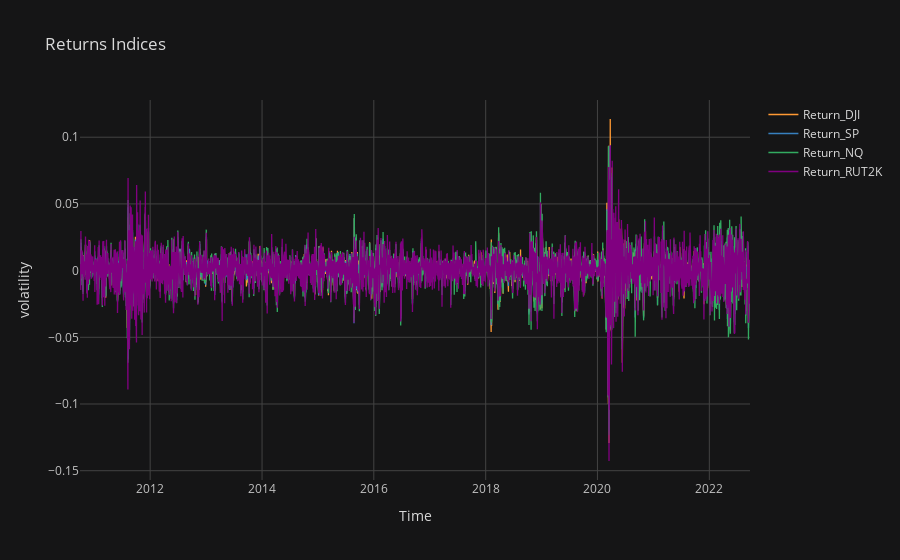

Write notebook code for a chart like this one.
### Code cell
df_indices[['Return_DJI','Return_SP','Return_NQ','Return_RUT2K']].iplot(title="Returns Indices ",
                                                                           xTitle="Time",
                                                                           yTitle="volatility",
                                                                           theme= "solar")

### Figure 1 — Plotly figure (JSON) as saved in the notebook; plotly's stock layout.template omitted (floating-point values rounded to 4 significant figures; data arrays with more than 128 entries replaced by an {"elided": "..."} marker saying what was removed)
{"data": [{"line": {"color": "rgba(255, 153, 51, 1.0)", "dash": "solid", "shape": "linear", "width": 1.3}, "mode": "lines", "name": "Return_DJI", "text": "", "type": "scatter", "x": {"elided": "3029 str values"}, "y": {"elided": "3029 float values"}}, {"line": {"color": "rgba(55, 128, 191, 1.0)", "dash": "solid", "shape": "linear", "width": 1.3}, "mode": "lines", "name": "Return_SP", "text": "", "type": "scatter", "x": {"elided": "3029 str values"}, "y": {"elided": "3029 float values"}}, {"line": {"color": "rgba(50, 171, 96, 1.0)", "dash": "solid", "shape": "linear", "width": 1.3}, "mode": "lines", "name": "Return_NQ", "text": "", "type": "scatter", "x": {"elided": "3029 str values"}, "y": {"elided": "3029 float values"}}, {"line": {"color": "rgba(128, 0, 128, 1.0)", "dash": "solid", "shape": "linear", "width": 1.3}, "mode": "lines", "name": "Return_RUT2K", "text": "", "type": "scatter", "x": {"elided": "3029 str values"}, "y": {"elided": "3029 float values"}}], "layout": {"legend": {"bgcolor": "#151516", "font": {"color": "#D9D9D9"}}, "paper_bgcolor": "#151516", "plot_bgcolor": "#151516", "title": {"font": {"color": "#D9D9D9"}, "text": "Returns Indices "}, "xaxis": {"gridcolor": "#434343", "showgrid": true, "tickfont": {"color": "#C2C2C2"}, "title": {"font": {"color": "#D9D9D9"}, "text": "Time"}, "zerolinecolor": "#666570"}, "yaxis": {"gridcolor": "#434343", "showgrid": true, "tickfont": {"color": "#C2C2C2"}, "title": {"font": {"color": "#D9D9D9"}, "text": "volatility"}, "zerolinecolor": "#666570"}}}
